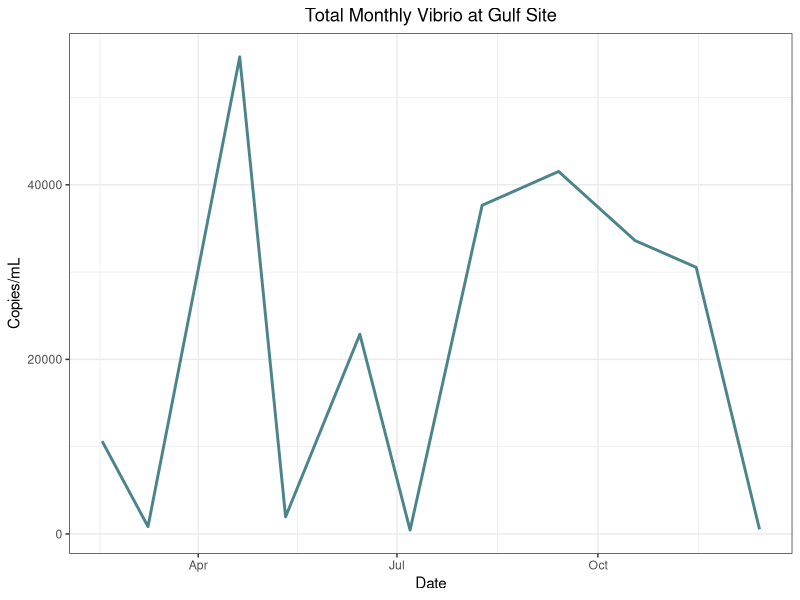
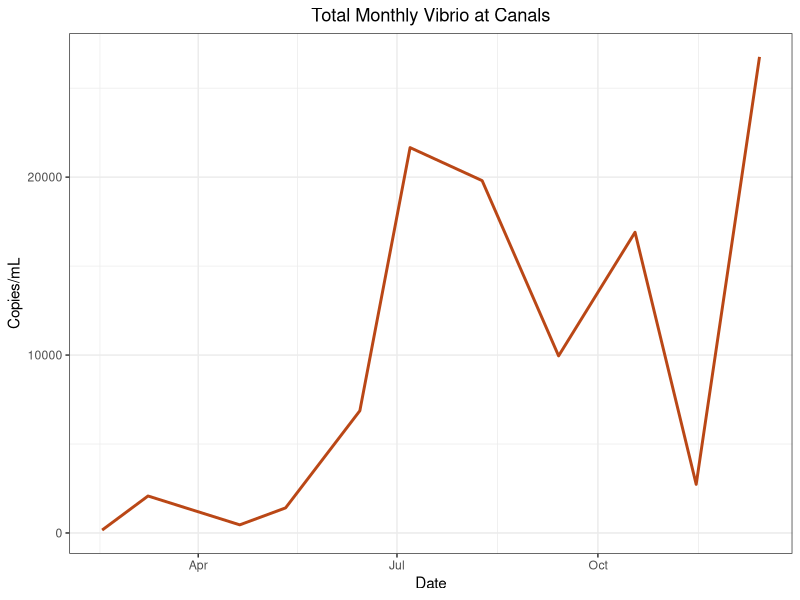
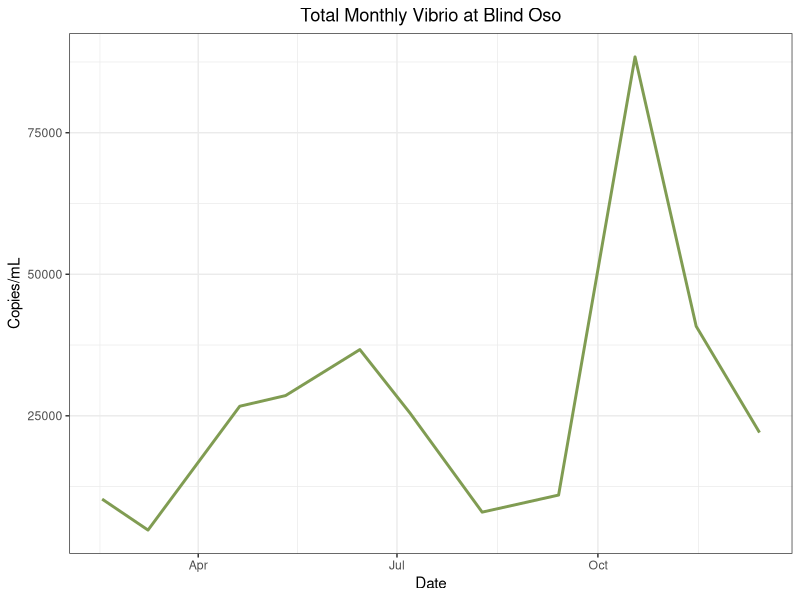
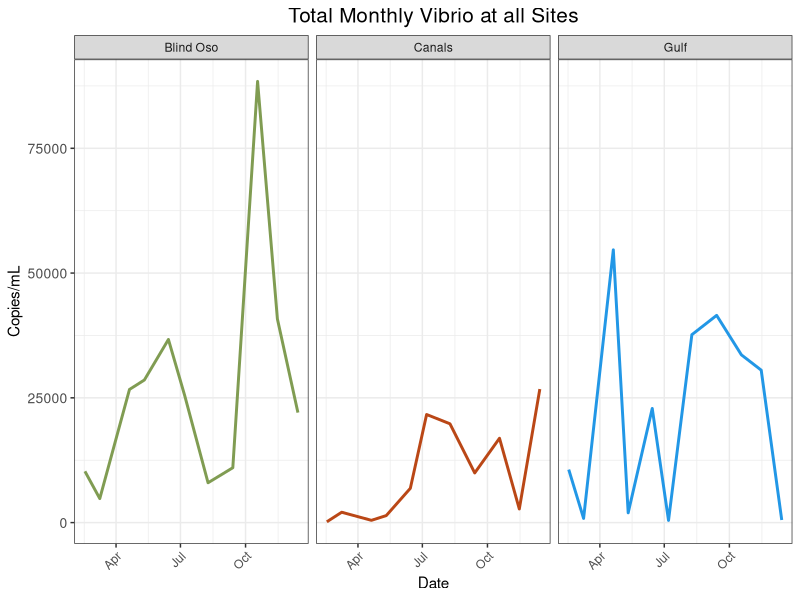
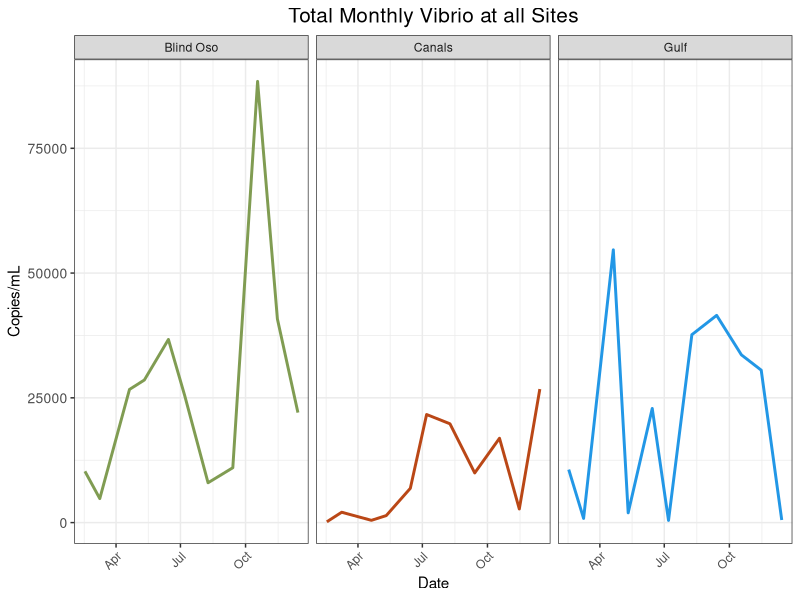

Write R code to recreate these figures, in order.
## ---- chunk 1
library(tidyverse)
library(here)
library(lubridate)
## ---- chunk 2
copies<- read_csv(here("data", "processed_data", "total_clean_copies.csv")) #This is the clean_data.csv from copies_calculator but with date manually added in,
## ---- chunk 3
copies<- copies %>%
  mutate(site= recode(site, "BO" = "Blind Oso",
                       "C2" = "Canals",
                       "RD" = "Gulf"))

#Monthly All sites: Includes 3 Sample events in May 
monthly_may<- copies %>%
  mutate(monthly = case_when(date == "2022-07-07" ~ "Monthly", #This adds a July date to be included in monthly analysis
                             Type == "Monthly" ~ "Monthly")) %>%
  select(date,copies_mL,site,monthly) %>%
  filter(monthly %in% "Monthly") 

#Monthly All sites: Includes ONE sample from May 
monthly<- monthly_may %>%
  filter(!date %in% as.Date(c("2022-05-20", "2022-05-24")))


#Monthly by Site
bo_monthly <- monthly %>% filter(site %in% "Blind Oso") #Blind Oso Bay
c2_monthly <- monthly %>% filter(site %in% "Canals") #Canals
rd_monthly <- monthly %>% filter(site %in% "Gulf") #Gulf Site


## ---- chunk 4
rd_monthly %>%
  ggplot() +geom_line(
    aes(x = date,
        y = copies_mL),
    color = "#4c848c",
    size = 1) +
  theme_bw() +
  labs(
    x = "Date",
    y = "Copies/mL",
    title = "Total Monthly Vibrio at Gulf Site") +
  theme(plot.title = element_text(hjust = 0.5))
## ---- chunk 5
c2_monthly %>%
  ggplot() +geom_line(
    aes(x = date,
        y = copies_mL),
    color = "#ba4716",
    size = 1) +
  theme_bw() +
  labs(
    x = "Date",
    y = "Copies/mL",
    title = "Total Monthly Vibrio at Canals") +
  theme(plot.title = element_text(hjust = 0.5))
## ---- chunk 6
bo_monthly %>%
  ggplot() +geom_line(
    aes(x = date,
        y = copies_mL),
    color = "#809C52",
    size =1) +
  theme_bw() +
  labs(
    x = "Date",
    y = "Copies/mL",
    title = "Total Monthly Vibrio at Blind Oso") +
  theme(plot.title = element_text(hjust = 0.5))
## ---- chunk 7
tot_vib_allsites_monthly <- monthly %>%
  ggplot()+geom_line(
  aes(x = date,
      y = copies_mL,
      color = site),
  size = 1)+
  facet_wrap(~site) +
  theme_bw()+
  labs(
    x = "Date",
    y = "Copies/mL",
    title = "Total Monthly Vibrio at all Sites") +
  theme(
    plot.title = element_text(hjust = 0.5, size = 15),  #center title
    axis.text.x = element_text(angle = 45, hjust = 1),
    axis.text.y = element_text(size = 10),
    legend.position = "none")+ #Removes legend 
scale_color_manual(values = c("Blind Oso" = "#809C52",
                              "Canals" = "#ba4716",
                              "Gulf" = "4c848c"))
tot_vib_allsites_monthly
## ---- chunk 8
png(file = here("results","plots", "tot_vib_allsites_monthly.png"))
tot_vib_allsites_monthly
dev.off()
